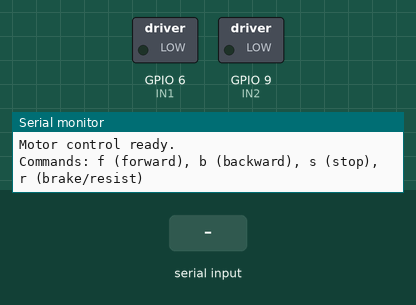
The sketch below on a simulated ESP32-S3. Parts: switched loads named in the sketch (green lamp = pin HIGH), the last lines printed to the serial monitor. The inputs (shaded band) are chosen by the test bench.

Above: at 1.2 s.
1.3 s: "f" received over Serial
At 2.1 s:
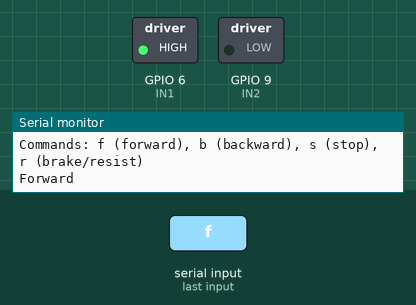
2.8 s: "b" received over Serial
At 3.2 s:
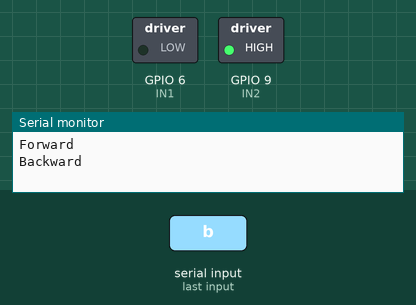
4.3 s: "r" received over Serial
At 5.6 s:
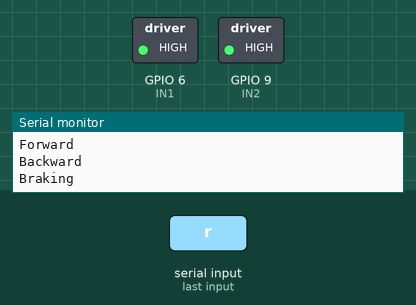
Timing chart, 0 to 7.3 s (numbered marks = the images above; inputs shaded):
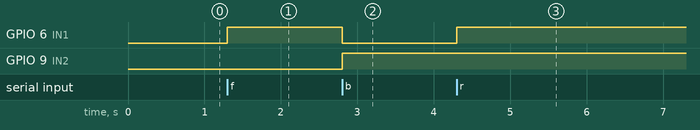

The sketch:

motor_control.ino
```cpp
// L298N Motor Control with ESP32-S3 Feather
// Motor A wiring:
//   IN1 -> GPIO 6  / D6 (direction)
//   IN2 -> GPIO 9  / D9 (direction)
//   ENA -> leave jumper ON (always full speed)

#define IN1 6
#define IN2 9

void setup() {
  Serial.begin(115200);

  pinMode(IN1, OUTPUT);
  pinMode(IN2, OUTPUT);

  stopMotor();
  Serial.println("Motor control ready.");
  Serial.println("Commands: f (forward), b (backward), s (stop), r (brake/resist)");
}

void loop() {
  if (Serial.available()) {
    char cmd = Serial.read();

    switch (cmd) {
      case 'f':
        forward();
        Serial.println("Forward");
        break;
      case 'b':
        backward();
        Serial.println("Backward");
        break;
      case 's':
        stopMotor();
        Serial.println("Stopped");
        break;
      case 'r':
        brakeMotor();
        Serial.println("Braking");
        break;
    }
  }
}

void forward() {
  digitalWrite(IN1, HIGH);
  digitalWrite(IN2, LOW);
}

void backward() {
  digitalWrite(IN1, LOW);
  digitalWrite(IN2, HIGH);
}

void stopMotor() {
  digitalWrite(IN1, LOW);
  digitalWrite(IN2, LOW);
}

void brakeMotor() {
  digitalWrite(IN1, HIGH);
  digitalWrite(IN2, HIGH);
}
```

Measured:
- after the input at 1.3 s, GPIO 6 (IN1): LOW → HIGH at once
- after the input at 2.8 s, GPIO 6 (IN1): HIGH → LOW at once; GPIO 9 (IN2): LOW → HIGH at once
- after the input at 4.3 s, GPIO 6 (IN1): LOW → HIGH at once
